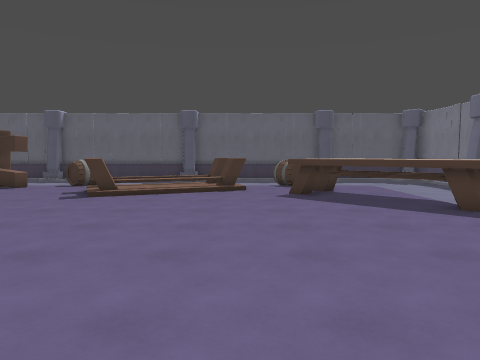
View 1 (above)

18 first-person views from a walk through a Godot game level. The camera is 1.4 m above the floor, tilts 4° down and sees 70° across. The floor is counted in squares, 1 m on a side. Each view is taken from the middle of a square. On the plan, view 1 faces up. The plan holds only what a view shows up to about 15 squares ahead; the rest is blank. Characters and animated objects are left out.

View 2
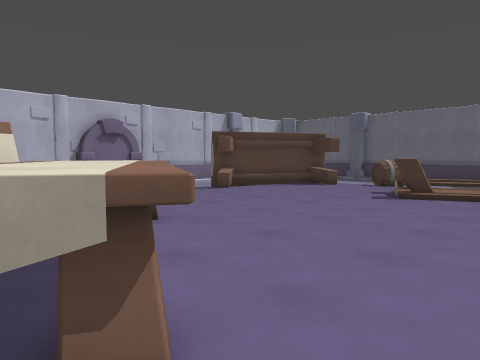

View 3
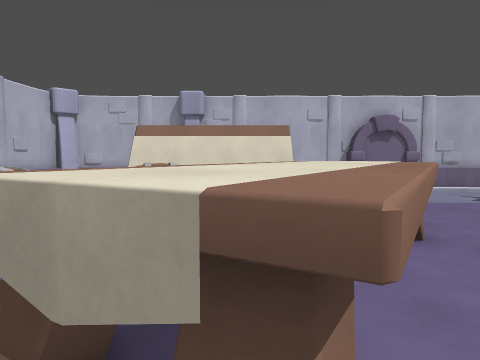

View 4
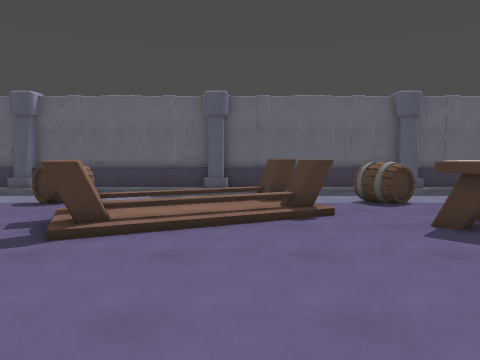

View 5
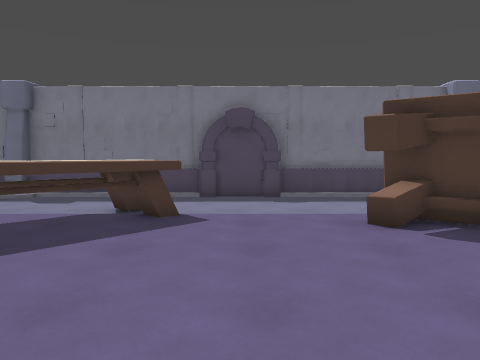

View 6
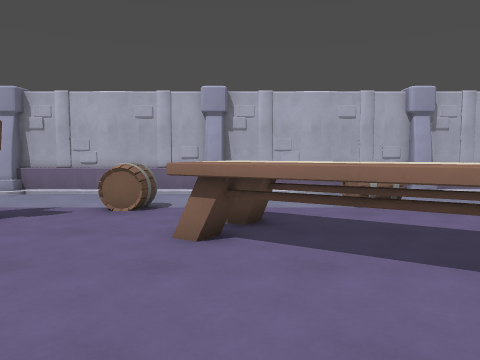

View 7
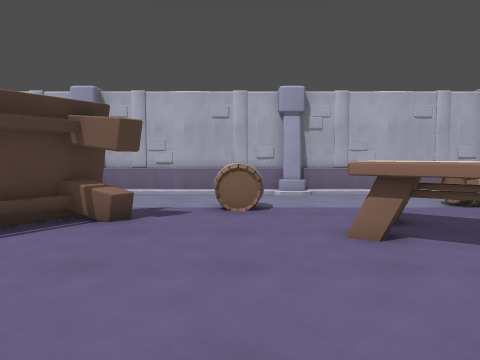

View 8
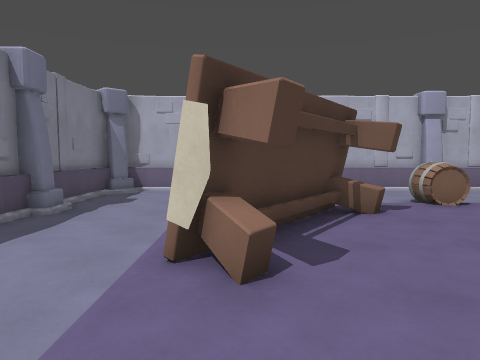

View 9
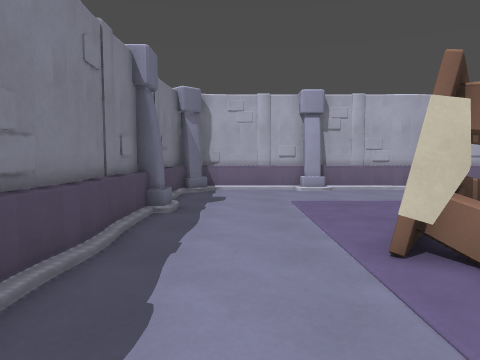

View 10
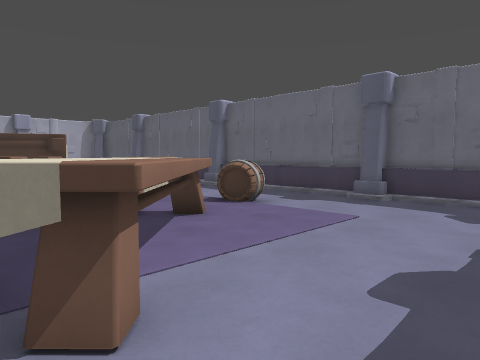

View 11
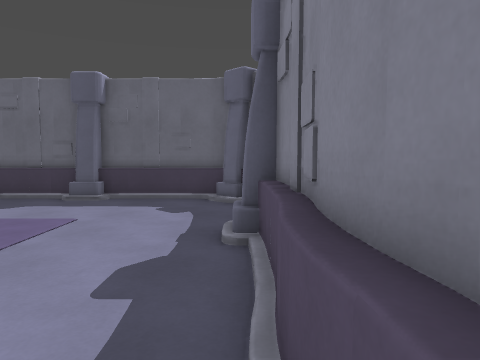

View 12
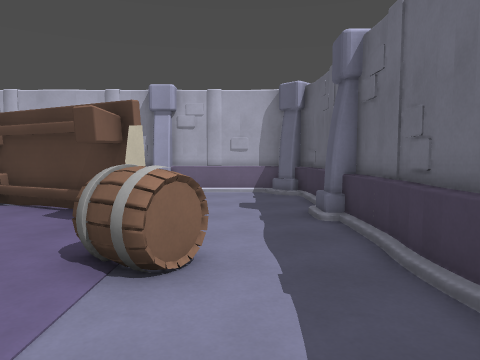

View 13
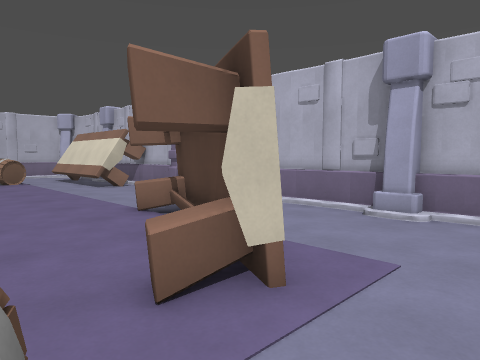

View 14
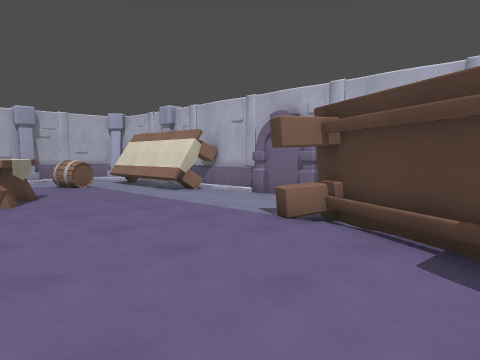

View 15
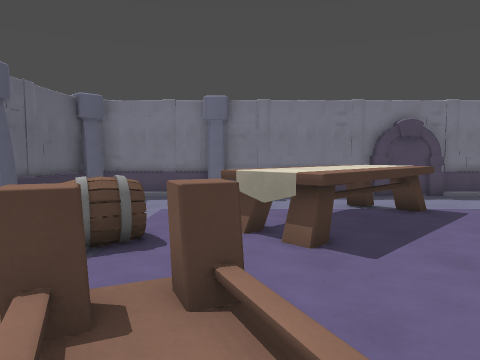

View 16
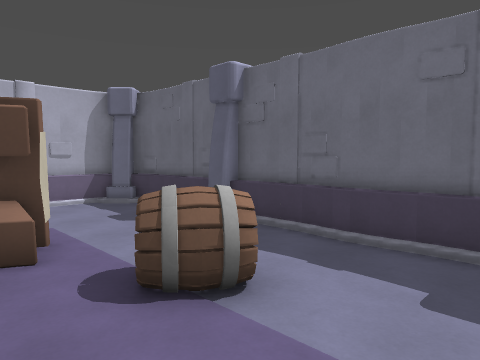

View 17
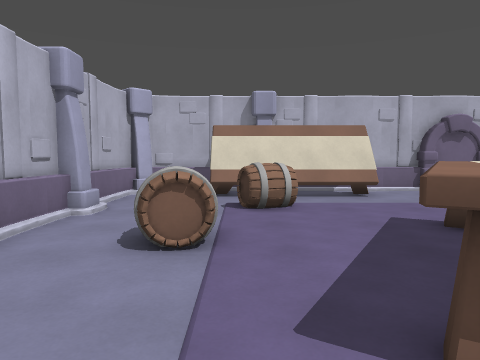

View 18
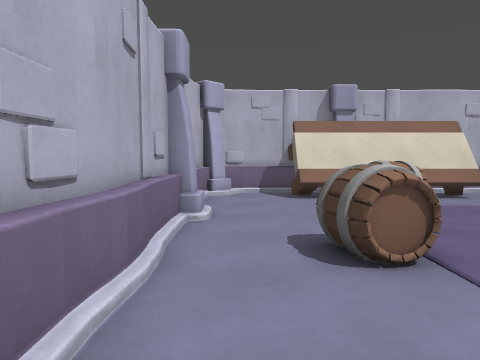

### Floor plan
Key: @ floor where view 1 was taken; # wall or solid block; . floor; / step, stairs or slope; = window, fence, low wall or low ledge; ^ raised ledge; B barrel; O other object.
Columns run from 17 left of view 1 to 11 right of it. Each row starts with its distance up from view 1.
 21  ###########################
 20 ##=...#///////#///////#////##
 19 #=..............  .........=#
 18 #..............  ...........#
 17 #........BB..    ..BB.......#
 16 #........BB..  /^..BB.......#
 15 ##....#=.....////#.........##
 14 #/...##....^=///=^..^^...../#
 13 #/...#.....#////...^^^^..../#
 12 #/. ##......^/.....^^^^^.../#
 11 #/  #...............^^^^^../#
 10 #/. #................^^^^../#
  9 #/....................^^^../#
  8 # ........................./#
  7 #...........................#
  6 #........................../#
  5 #........................../#
  4 #........^^...........=..../#
  3 ####....^^^^..........#..../#
  2   ##....^^^^^^.......##..../#
  1    #......^^^^^.....##...../#
  0    #.......^^^...@.=#....../#
 -1    #.BB............##......##
 -2   ##.BB.........O........../#
 -3 ####.....BB.....O........../#
 -4 #........B................./#
 -5 #=........................./#
 -6 ##=...#///////#///////#...=##
 -7  ###########################

Positions as (right, up) in squares from view 1, and headings:
1: (0, 0), facing up
2: (-1, 0), facing up-left
3: (-2, 1), facing left
4: (-2, 6), facing up
5: (-2, 7), facing right
6: (-4, 7), facing down
7: (-1, 7), facing down
8: (5, 8), facing down
9: (8, 8), facing down
10: (10, 9), facing up-left
11: (10, 9), facing up
12: (-3, 18), facing left
13: (-8, 18), facing down-left
14: (-6, 15), facing down-left
15: (-4, 14), facing right
16: (-4, 14), facing up-left
17: (-2, -2), facing left
18: (-3, -5), facing left
